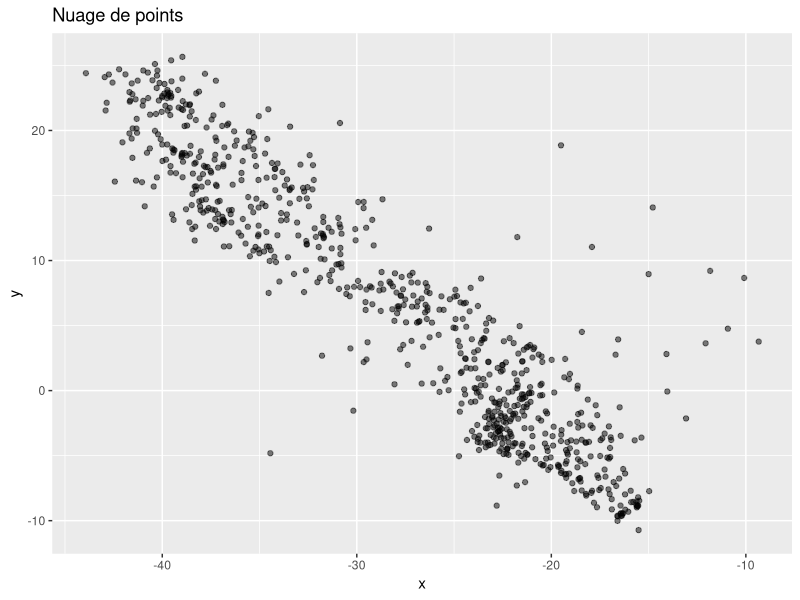
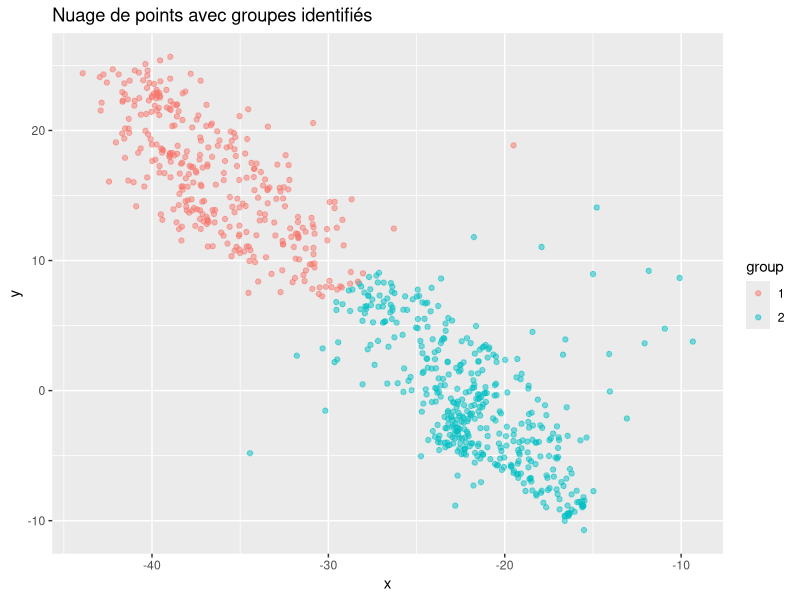
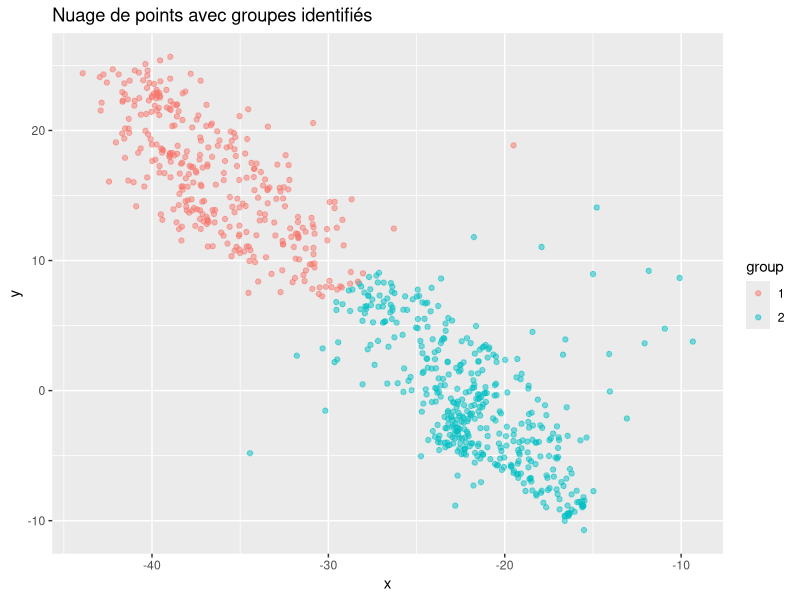

These charts were generated, in order, by the following R code:
# Charger les bibliothèques nécessaires
library(ggplot2)
library(dplyr)



# Lire les données sans en-tête
data <- read.table("data/californie.txt", header = FALSE)

# Nommer les colonnes manuellement
colnames(data) <- c("Site", "Lon", "Lat", "Delta.E", "Delta.N", "Delta.V", "Sigma.E", "Sigma.N", "Sigma.V")

data$x = data$Delta.E
data$y = data$Delta.N
data$group <- NA  # Ajouter une colonne pour le groupe




ggplot(data, aes(x = x, y = y)) +
  geom_point(alpha = 0.5) +
  labs(title = "Nuage de points") 
  

# Appliquer K-means
set.seed(123)  # Pour la reproductibilité
kmeans_result <- kmeans(data[, c("x", "y")], centers = 2)  # 2 clusters

# Ajouter les résultats au DataFrame
data$group <- as.factor(kmeans_result$cluster)


ggplot(data, aes(x = x, y = y, color = group)) +
  geom_point(alpha = 0.5) +
  labs(title = "Nuage de points avec groupes identifiés") 

ggsave("outputs/californie2.png", width = 8, height = 6)

# Calculer les moyennes pour chaque groupe
mean_values <- data %>%
  group_by(group) %>%
  summarise(mean_x = mean(x),
            mean_y = mean(y),
            n = n())  # Nombre de points dans chaque groupe

print(mean_values)
